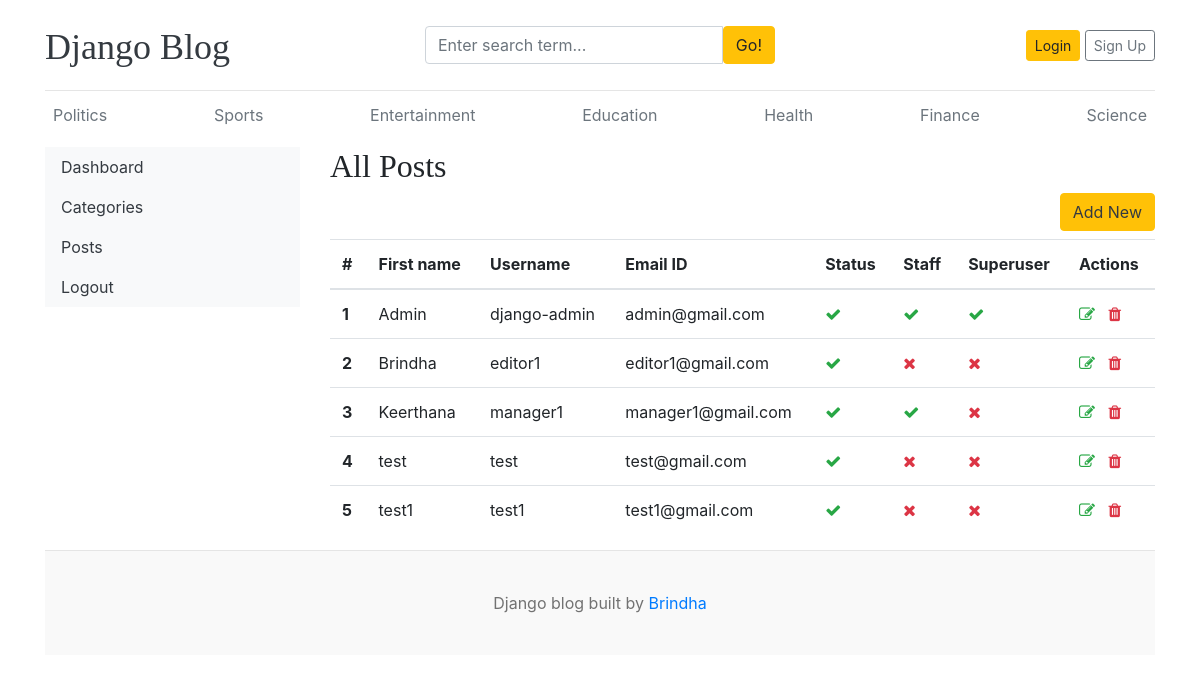
The page /dashboard/users/ on the database its author committed.
### blogs/models.py (models this page shows, shortened)
class Category(models.Model):
    category_name = models.CharField(max_length=50, unique = True)
    created_at = models.DateTimeField(auto_now_add=True)
    updated_at = models.DateTimeField(auto_now=True)
    class Meta:
        verbose_name_plural = 'categories'

### dashboard/views.py (the view)
# urls.py: path('users/', views.users, name='users'),
def users(request):
    users = User.objects.all()
    context = {
        'users':users
    }
    return render(request, 'dashboard/users.html', context)

### blogs/context_processors.py (called while the page is built)
def get_categories(request):
    categories = Category.objects.all()
    return dict(categories=categories)

def get_links(request):
    social_links = SocialLinks.objects.all()
    return dict(social_links=social_links)

### templates/dashboard/users.html (shortened to what this page needs)
{% extends 'base.html' %}
{% block content %}
<div class="row">
    {% include 'dashboard/sidebar.html' %}
    <div class="col-md-9">
        <h2> All Posts</h2>
        <a href="{% url 'add_user' %}" class="btn btn-warning text-dark float-right mb-2">Add New</a>
        <br>
        <table class="table table-hover">
            <thead>
                <tr>
                <th>#</th>
                <th>First name</th>
                <th>Username</th>
                <th>Email ID</th>
                <th>Status</th>
                <th>Staff</th>
                <th>Superuser</th>
                <th>Actions</th>
                </tr>
            </thead>
            <tbody>
                {% for user in users%}
                <tr>
                    <th>{{ forloop.counter }}</th>
                    <td>{{ user.first_name }}</td>
                    <td>{{ user.username }}</td>
                    <td>{{ user.email }}</td>
                    <td>{% if user.is_active %}<i class="fa fa-check text-success"></i>{% else %}<i class="fa fa-times text-danger"></i>{% endif %}</td>
                    <td>{% if user.is_staff %}<i class="fa fa-check text-success"></i>{% else %}<i class="fa fa-times text-danger"></i>{% endif %}</td>
                    <td>{% if user.is_superuser %}<i class="fa fa-check text-success"></i>{% else %}<i class="fa fa-times text-danger"></i>{% endif %}</td>
                    <td>
                       <a href=""><i class="fa fa-edit text-success"></i></a>
                       <a href=""><i class="fa fa-trash text-danger"></i></a>
                    </td>
                </tr>
                {% endfor %}
            </tbody>
        </table>
    </div>
</div>
{% endblock %}

### templates/base.html (shortened to what this page needs)
{% load static %}
<!DOCTYPE html>
<html lang="en">
<head>
    <link href="https://getbootstrap.com/docs/4.0/dist/css/bootstrap.min.css" rel="stylesheet">
    <link href="{% static 'css/blog.css' %}" rel="stylesheet">
    <link rel="stylesheet" href="https://cdnjs.cloudflare.com/ajax/libs/font-awesome/4.7.0/css/font-awesome.min.css">
  </head>
<body>
    <div class="container">
      <header class="blog-header py-3">
        <div class="row flex-nowrap justify-content-between align-items-center">
          <div class="col-4 pt-1">
            <a class="blog-header-logo text-dark" href="/">Django Blog</a>
          </div>
          <div class="col-4">
            <form action="{% url 'search' %}" method="GET">
              <div class="input-group">
                  <input class="form-control" type="text" name="keyword" placeholder="Enter search term..." aria-label="Enter search term..." aria-describedby="button-search" />
                  <button type="submit" class="btn btn-warning" id="button-search" type="button">Go!</button>
              </div>
            </form>
          </div>
          <div class="col-4 d-flex justify-content-end align-items-center">
            {% if user.is_authenticated %}
              <span><a href="{% url 'dashboard' %}">{{ user }}, Dashboard</a></span>
              &emsp;
              <span><a href="{% url 'logout' %}">Logout</a></span>
            {% else %}
            <a class="btn btn-sm btn-warning" href="{% url 'login'%}">Login</a> &nbsp;
            <a class="btn btn-sm btn-outline-secondary" href="{% url 'register' %}">Sign Up</a>
            {% endif %}
          </div>
        </div>
      </header>
      <div class="nav-scroller py-1 mb-2">
        <nav class="nav d-flex justify-content-between">
          {% for category in categories %}
          <a class="p-2 text-muted" href="{% url 'post_by_category' category.id %}">{{ category.category_name }}</a>
          {% endfor %}
        </nav>
      </div>
{% block content%}
{% endblock %}
<footer class="blog-footer">
  <p>Django blog built by <a href="#">Brindha</a></p>
</footer>
</body>
</html>

### blog_app/static/css/blog.css (style rules this page uses)
.blog-header { border-bottom: 1px solid #e5e5e5; }
.blog-header-logo { font-family: "Playfair Display", Georgia, "Times New Roman", serif; font-size: 2.25rem; }
h1, h2, h3, h4, h5, h6 { font-family: "Playfair Display", Georgia, "Times New Roman", serif; }
.blog-footer { padding: 2.5rem 0; color: #727272; text-align: center; background-color: #f9f9f9; border-top: .05rem solid #e5e5e5; }
.blog-footer p:last-child { margin-bottom: 0; }

### rows shown on the page
Category: category_name "Politics"
Category: category_name "Sports"
Category: category_name "Entertainment"
Category: category_name "Education"
Category: category_name "Health"
Category: category_name "Finance"
Category: category_name "Science"

### other values the page prints
{{ user.first_name }} "Admin"
{{ user.username }} "django-admin"
{{ user.email }} "admin@gmail.com"
{{ user.first_name }} "Brindha"
{{ user.username }} "editor1"
{{ user.email }} "editor1@gmail.com"
{{ user.first_name }} "Keerthana"
{{ user.username }} "manager1"
{{ user.email }} "manager1@gmail.com"
{{ user.first_name }} "test"
{{ user.username }} "test"
{{ user.email }} "test@gmail.com"
{{ user.first_name }} "test1"
{{ user.username }} "test1"
{{ user.email }} "test1@gmail.com"
